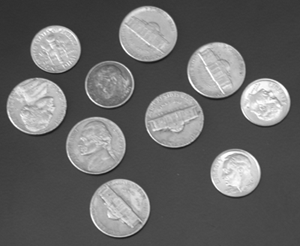
%> input picture Prácticas/Práctica 4/Entrega/coins.png, 300 x 246 px
$ octave Ejercicio_8b.m   (GNU Octave 9; MATLAB toolbox functions it lacks are replaced by stand-ins)
%> lines starting %> are read from the running program, lines starting %| are printed output that depends on the picture
I = imread('coins.png');
%> I is the input picture: size 246x300 uint8; min 23, max 255, mean 103

g = [1 1 1; 0 0 0; -1 -1 -1];
J = abs(filter2(g, I));
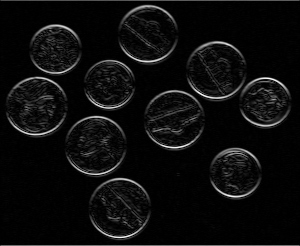
%> J: size 246x300 double; min 0, max 478, mean 25.3; drawn with min black and max white
B = J > 0.27 * (max(J(:)) - min(J(:)));
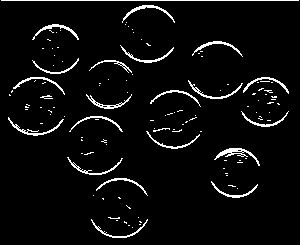
%> B: size 246x300 logical; 5.1% white in thin lines or dots

figure, imshow(B);

% Tras definir la matriz g como el filtro de detección de bordes
% horizontales, se genera una nueva imagen J como el valor absoluto de cada
% valor de la matriz resultante de aplicarle a la imagen I la matriz g.

% Posteriormente se genera una nueva imagen binaria B (0, negro; 1, blanco)
% mediante valores booleanos. Estos valores se obtienen multiplicando un
% factor a la diferencia del valor máximo y mínimo de la imagen J; y
% comprobando si el valor original de J es mayor que el resultado.
% Si el valor original supera al obtenido en la operación, se detecta un
% valor perteneciente al borde (blanco); en caso contrario, no (negro).
